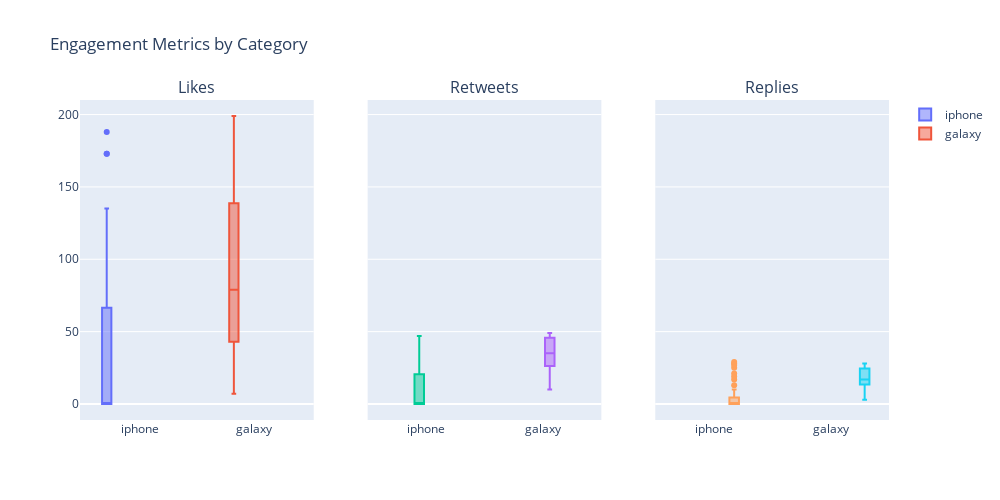

The cell this chart's notebook holds for it:
### Code cell
# Engagement metrics by category
fig = make_subplots(rows=1, cols=3, 
                   subplot_titles=('Likes', 'Retweets', 'Replies'),
                   shared_yaxes=True)

metrics = ['like_count', 'retweet_count', 'reply_count']
cols = [1, 2, 3]

for metric, col in zip(metrics, cols):
    for i, category in enumerate(df['category'].unique()):
        category_data = df[df['category'] == category][metric]
        
        fig.add_trace(
            go.Box(y=category_data, name=category, showlegend=(col==1)),
            row=1, col=col
        )

fig.update_layout(title_text='Engagement Metrics by Category',
                 height=500, width=1000,
                 boxmode='group')
fig.show()

### Figure 1 — Plotly figure (JSON) as saved in the notebook; plotly's stock layout.template omitted (floating-point values rounded to 4 significant figures)
{"data": [{"name": "iphone", "showlegend": true, "type": "box", "xaxis": "x", "y": [135, 83, 173, 88, 85, 82, 69, 53, 80, 173, 128, 39, 188, 52, 64, 0, 0, 0, 0, 0, 0, 0, 0, 0, 0, 0, 0, 0, 1, 1, 1, 0, 0, 0, 0, 0, 0, 0, 0, 0, 0, 0, 0, 0], "yaxis": "y"}, {"name": "galaxy", "showlegend": true, "type": "box", "xaxis": "x", "y": [109, 38, 70, 114, 66, 16, 7, 199, 79, 147, 175, 58, 149, 12, 84], "yaxis": "y"}, {"name": "iphone", "showlegend": false, "type": "box", "xaxis": "x2", "y": [23, 10, 28, 47, 12, 35, 39, 37, 16, 37, 18, 24, 31, 43, 47, 0, 0, 0, 0, 0, 0, 0, 0, 0, 0, 0, 0, 0, 1, 0, 0, 0, 0, 0, 0, 0, 0, 0, 0, 0, 0, 0, 0, 0], "yaxis": "y2"}, {"name": "galaxy", "showlegend": false, "type": "box", "xaxis": "x2", "y": [35, 29, 46, 44, 27, 14, 47, 35, 47, 45, 49, 10, 37, 26, 13], "yaxis": "y2"}, {"name": "iphone", "showlegend": false, "type": "box", "xaxis": "x3", "y": [27, 29, 5, 17, 19, 1, 4, 25, 21, 3, 10, 5, 1, 28, 13, 0, 0, 0, 0, 0, 0, 0, 0, 0, 0, 0, 0, 0, 0, 0, 0, 1, 0, 0, 0, 0, 0, 0, 0, 0, 0, 0, 0, 0], "yaxis": "y3"}, {"name": "galaxy", "showlegend": false, "type": "box", "xaxis": "x3", "y": [20, 9, 28, 13, 17, 15, 16, 25, 23, 19, 16, 28, 3, 3, 25], "yaxis": "y3"}], "layout": {"annotations": [{"font": {"size": 16}, "showarrow": false, "text": "Likes", "x": 0.1444, "xanchor": "center", "xref": "paper", "y": 1, "yanchor": "bottom", "yref": "paper"}, {"font": {"size": 16}, "showarrow": false, "text": "Retweets", "x": 0.5, "xanchor": "center", "xref": "paper", "y": 1, "yanchor": "bottom", "yref": "paper"}, {"font": {"size": 16}, "showarrow": false, "text": "Replies", "x": 0.8556, "xanchor": "center", "xref": "paper", "y": 1, "yanchor": "bottom", "yref": "paper"}], "boxmode": "group", "height": 500, "title": {"text": "Engagement Metrics by Category"}, "width": 1000, "xaxis": {"anchor": "y", "domain": [0, 0.2889]}, "xaxis2": {"anchor": "y2", "domain": [0.3556, 0.6444]}, "xaxis3": {"anchor": "y3", "domain": [0.7111, 1]}, "yaxis": {"anchor": "x", "domain": [0, 1]}, "yaxis2": {"anchor": "x2", "domain": [0, 1], "matches": "y", "showticklabels": false}, "yaxis3": {"anchor": "x3", "domain": [0, 1], "matches": "y", "showticklabels": false}}}
